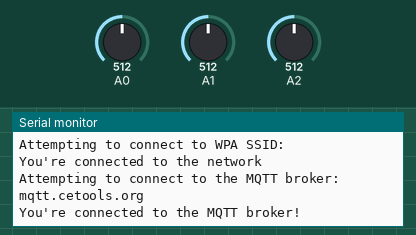
The sketch below on a simulated Arduino MKR. On the bench: the last lines printed to the serial monitor. The test bench sets the inputs (shaded band); at power-on: A0 = 512, A1 = 512, A2 = 512. WiFi joins after 1.5 s; servers stay silent unless stated; no MQTT or app messages arrive unless stated; not simulated (calls return 0 or success): arduino_secrets.h.

Above: at 2.7 s.
2.8 s: A0 set to 716
At 9.5 s:
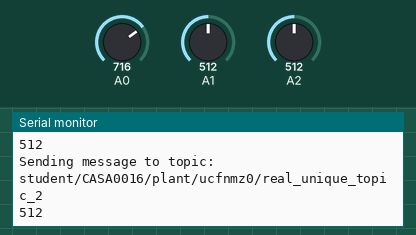
13.6 s: A1 set to 306
At 16.7 s:
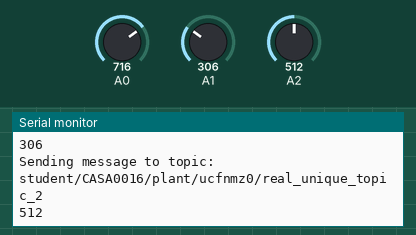
24.4 s: A2 set to 900
At 32.5 s:
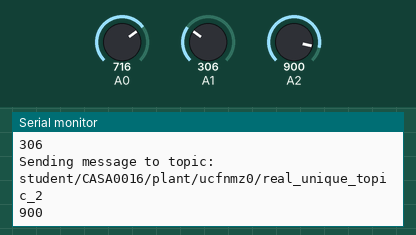
35.2 s: A2 set to 1023
At 41.0 s:
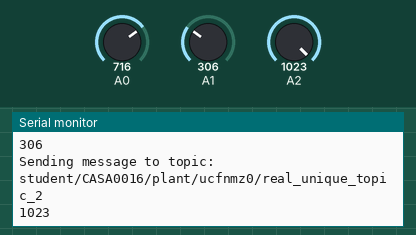
46.0 s: A1 set to 122
At 48.3 s:
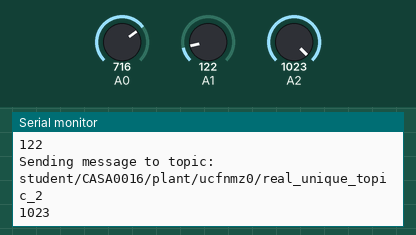
56.8 s: A0 set to 511
Timing chart, 0 to 59.8 s (numbered marks = the images above; inputs shaded):
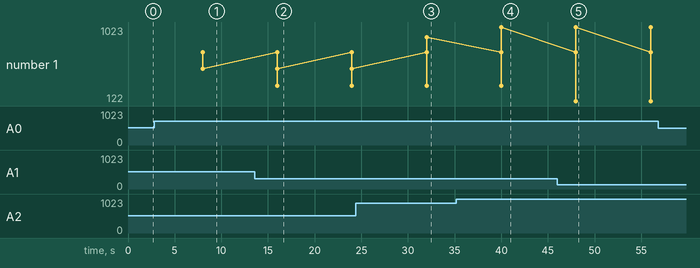

The sketch:

mqttTest.ino
```cpp
// mqttTest.ino
// Contains two parts of codes. One for publish and another for subscribe
// Dec 2021


#include <ArduinoMqttClient.h>
#include <WiFiNINA.h>
#include "arduino_secrets.h"


char ssid[] = SECRET_SSID;        // your network SSID
char pass[] = SECRET_PASS;    // your network password
const char* mqttuser = SECRET_MQTTUSER;
const char* mqttpass = SECRET_MQTTPASS;


WiFiClient wifiClient;
MqttClient mqttClient(wifiClient);

const char broker[] = "mqtt.cetools.org";
int        port     = 1884;
const char topic[]  = "student/CASA0016/plant/ucfnmz0/real_unique_topic";
const char topic2[]  = "student/CASA0016/plant/ucfnmz0/real_unique_topic_2";
const char topic3[]  = "student/CASA0016/plant/ucfnmz0/real_unique_topic_3";

//set interval for sending messages (milliseconds)
const long interval = 8000;
unsigned long previousMillis = 0;

int count = 0;

void setup() {
  //Initialize serial and wait for port to open:
  Serial.begin(9600);
  while (!Serial) {
    ; // wait for serial port to connect. Needed for native USB port only
  }

  // attempt to connect to Wifi network:
  Serial.print("Attempting to connect to WPA SSID: ");
  Serial.println(ssid);
  while (WiFi.begin(ssid, pass) != WL_CONNECTED) {
    // failed, retry
    Serial.print(".");
    delay(5000);
  }

  Serial.println("You're connected to the network");
  Serial.println();

    // You can provide a unique client ID, if not set the library uses Arduino-millis()
  // Each client must have a unique client ID
  // mqttClient.setId("clientId");

  // You can provide a username and password for authentication
  // mqttClient.setUsernamePassword("username", "password");


  Serial.print("Attempting to connect to the MQTT broker: ");
  Serial.println(broker);

    mqttClient.setUsernamePassword(mqttuser, mqttpass);

  if (!mqttClient.connect(broker, port)) {
    Serial.print("MQTT connection failed! Error code = ");
    Serial.println(mqttClient.connectError());

    while (1);
  }

  Serial.println("You're connected to the MQTT broker!");
  Serial.println();
}

void loop() {
  // call poll() regularly to allow the library to send MQTT keep alive which
  // avoids being disconnected by the broker
  mqttClient.poll();

  unsigned long currentMillis = millis();

  if (currentMillis - previousMillis >= interval) {
    // save the last time a message was sent
    previousMillis = currentMillis;

    //record random value from A0, A1 and A2
    int Rvalue = analogRead(A0);
    int Rvalue2 = analogRead(A1);
    int Rvalue3 = analogRead(A2);

    Serial.print("Sending message to topic: ");
    Serial.println(topic);
    Serial.println(Rvalue);

    Serial.print("Sending message to topic: ");
    Serial.println(topic2);
    Serial.println(Rvalue2);

    Serial.print("Sending message to topic: ");
    Serial.println(topic2);
    Serial.println(Rvalue3);

    // send message, the Print interface can be used to set the message contents
    mqttClient.beginMessage(topic);
    mqttClient.print(Rvalue);
    mqttClient.endMessage();

    mqttClient.beginMessage(topic2);
    mqttClient.print(Rvalue2);
    mqttClient.endMessage();

    mqttClient.beginMessage(topic3);
    mqttClient.print(Rvalue3);
    mqttClient.endMessage();

    Serial.println();
  }
}

// --- Subscribe------------------------------------------------------------------------------------

//#include <ArduinoMqttClient.h>
//#include <WiFiNINA.h>
//#include "arduino_secrets.h"
//
//
//char ssid[] = SECRET_SSID;        // your network SSID
//char pass[] = SECRET_PASS;    // your network password
//const char* mqttuser = SECRET_MQTTUSER;
//const char* mqttpass = SECRET_MQTTPASS;
//
//
//
//WiFiClient wifiClient;
//MqttClient mqttClient(wifiClient);
//
//const char broker[] = "mqtt.cetools.org";
//int        port     = 1884;
//const char topic[]  = "UCL/PSW/Garden/WST/dvp2/windSpeed_kph";
//const char topic2[]  = "UCL/PSW/Garden/WST/dvp2/windDir";
//const char topic3[]  = "UCL/PSW/Garden/WST/dvp2/outHumidity";
//
//void setup() {
//  //Initialize serial and wait for port to open:
//  Serial.begin(9600);
//  while (!Serial) {
//    ; // wait for serial port to connect. Needed for native USB port only
//  }
//  // attempt to connect to Wifi network:
//  Serial.print("Attempting to connect to SSID: ");
//  Serial.println(ssid);
//  while (WiFi.begin(ssid, pass) != WL_CONNECTED) {
//    // failed, retry
//    Serial.print(".");
//    delay(5000);
//  }
//
//  Serial.println("You're connected to the network");
//  Serial.println();
//
//  Serial.print("Attempting to connect to the MQTT broker: ");
//  Serial.println(broker);
//
//  mqttClient.setUsernamePassword(mqttuser, mqttpass);
//
//  if (!mqttClient.connect(broker, port)) {
//    Serial.print("MQTT connection failed! Error code = ");
//    Serial.println(mqttClient.connectError());
//
//    while (1);
//  }
//
//  Serial.println("You're connected to the MQTT broker!");
//  Serial.println();
//
//  // set the message receive callback
//  mqttClient.onMessage(onMqttMessage);
//
//  Serial.print("Subscribing to topic: ");
//  Serial.println(topic);
//  Serial.println();
//
//  // subscribe to a topic
//  mqttClient.subscribe(topic);
//  mqttClient.subscribe(topic2);
//  mqttClient.subscribe(topic3);
//
//  // topics can be unsubscribed using:
//  // mqttClient.unsubscribe(topic);
//
//  Serial.print("Topic: ");
//  Serial.println(topic);
//  Serial.print("Topic: ");
//  Serial.println(topic2);
//  Serial.print("Topic: ");
//  Serial.println(topic3);
//
//  Serial.println();
//}
//
//void loop() {
//  // call poll() regularly to allow the library to receive MQTT messages and
//  // send MQTT keep alive which avoids being disconnected by the broker
//  mqttClient.poll();
//}
//
//void onMqttMessage(int messageSize) {
//  // we received a message, print out the topic and contents
//  Serial.println("Received a message with topic '");
//  Serial.print(mqttClient.messageTopic());
//  Serial.print("', length ");
//  Serial.print(messageSize);
//  Serial.println(" bytes:");
//
//  // use the Stream interface to print the contents
//  while (mqttClient.available()) {
//    Serial.print((char)mqttClient.read());
//  }
//  Serial.println();
//  Serial.println();
//}
```

Measured:
- after the input at 2.8 s, the serial monitor: prints a new line after 5.2 s (image 1)
- after the input at 13.6 s, the serial monitor: prints a new line after 2.4 s (image 2)
- after the input at 24.4 s, the serial monitor: prints a new line after 7.6 s (image 3)
- after the input at 35.2 s, the serial monitor: prints a new line after 4.8 s (image 4)
- after the input at 46.0 s, the serial monitor: prints a new line after 2.0 s (image 5)
- plotted number 1: 512 → 900 after the input at 24.4 s, 900 → 1023 after the input at 35.2 s
